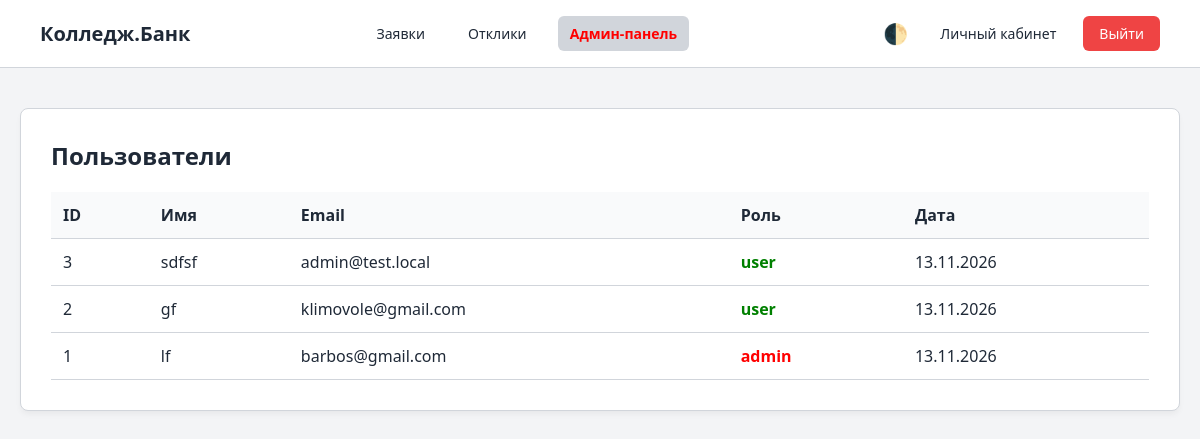
/admin.php (signed in), run on the app's committed database.
### tables this page shows
CREATE TABLE users (
    id INTEGER PRIMARY KEY AUTOINCREMENT,
    name TEXT NOT NULL,
    email TEXT UNIQUE NOT NULL,
    password_hash TEXT NOT NULL,
    role TEXT DEFAULT 'user',
    bio TEXT DEFAULT 'Информация обо мне пока не заполнена.',
    skills TEXT DEFAULT 'Навыки не указаны',
    created_at DATETIME DEFAULT CURRENT_TIMESTAMP
);

### public/admin.php (the view, shortened to what this page needs)
<?php
require '../db.php';
$users = $db->query("SELECT id, name, email, role, created_at FROM users ORDER BY id DESC")->fetchAll(PDO::FETCH_ASSOC);
?>
<!DOCTYPE html>
<html lang="ru">
<head>
    <link rel="stylesheet" href="style.css">
</head>
<body>
    <div class="top-bar">
        <div><strong>Колледж.Банк</strong></div>
        <div>
            <a href="index.php" class="nav-link">Заявки</a>
            <a href="requests.php" class="nav-link">Отклики</a>
            <a href="admin.php" class="nav-link active" style="color: red;">Админ-панель</a>
        </div>
        <div style="display: flex; align-items: center;">
            <button class="theme-toggle" onclick="toggleTheme()" title="Сменить тему">🌓</button>
            <a href="profile.php" class="nav-link" style="margin-right: 15px;">Личный кабинет</a>
            <a href="logout.php" class="logout-btn">Выйти</a>
        </div>
    </div>
    <div class="dashboard-container">
        <div class="content-box" style="text-align: left;">
            <h2>Пользователи</h2>
            <table>
                <tr>
                    <th>ID</th>
                    <th>Имя</th>
                    <th>Email</th>
                    <th>Роль</th>
                    <th>Дата</th>
                </tr>
                <?php foreach ($users as $u): ?>
                    <tr>
                        <td><?= $u['id'] ?></td>
                        <td><?= htmlspecialchars($u['name']) ?></td>
                        <td><?= htmlspecialchars($u['email']) ?></td>
                        <td style="font-weight: bold; color: <?= $u['role'] == 'admin' ? 'red' : 'green' ?>;">
                            <?= $u['role'] ?>
                        </td>
                        <td><?= date('d.m.Y', strtotime($u['created_at'])) ?></td>
                    </tr>
                <?php endforeach; ?>
            </table>
        </div>
    </div>
</body>
</html>

### public/style.css (style rules this page uses)
:root { --bg: #f3f4f6; --card: #ffffff; --accent: #4b5563; --accent-hover: #374151; --text: #1f2937; --text-muted: #6b7280; --border: #d1d5db; --input-bg: #f9fafb; }
* { box-sizing: border-box; margin: 0; padding: 0; font-family: 'Segoe UI', system-ui, sans-serif; }
body { background-color: var(--bg); color: var(--text); display: flex; flex-direction: column; min-height: 100vh; width: 100%; transition: background-color 0.3s, color 0.3s; }
.top-bar { display: flex; justify-content: space-between; align-items: center; background-color: var(--card); padding: 15px 40px; border-bottom: 1px solid var(--border); width: 100%; transition: background-color 0.3s, border-color 0.3s; }
.top-bar strong { font-size: 20px; color: var(--text); }
.dashboard-container { width: 100%; max-width: 1200px; margin: 0 auto; padding: 40px 20px; flex-grow: 1; }
h1, h2 { margin-bottom: 20px; font-weight: 600; color: var(--text); }
button { width: 100%; padding: 12px; background-color: var(--accent); color: white; border: none; border-radius: 6px; font-size: 15px; font-weight: 500; cursor: pointer; transition: background-color 0.2s; }
a { color: var(--accent); text-decoration: none; font-size: 14px; display: inline-block; margin-top: 15px; }
.content-box { background-color: var(--card); padding: 30px; border-radius: 8px; border: 1px solid var(--border); box-shadow: 0 4px 6px -1px rgba(0, 0, 0, 0.05); transition: background-color 0.3s, border-color 0.3s; }
.logout-btn { padding: 8px 16px; background-color: #ef4444; color: white !important; border-radius: 6px; text-decoration: none !important; font-size: 14px; margin: 0; transition: background 0.2s; }
.nav-link { color: var(--text); text-decoration: none; margin-right: 15px; padding: 8px 12px; border-radius: 6px; transition: 0.2s; margin-top: 0; }
.nav-link.active { font-weight: bold; background-color: var(--border); }
table { width: 100%; border-collapse: collapse; margin-top: 20px; }
th, td { padding: 12px; text-align: left; border-bottom: 1px solid var(--border); color: var(--text); }
th { background-color: var(--input-bg); font-weight: 600; }
.theme-toggle { background: none; border: none; cursor: pointer; font-size: 20px; margin-right: 15px; width: auto; padding: 5px; color: var(--text); }

### data on the page
users: id "3", name "sdfsf", email "admin@test.local", role "user", created_at "13.11.2026"
users: id "2", name "gf", email "klimovole@gmail.com", role "user", created_at "13.11.2026"
users: id "1", name "lf", email "barbos@gmail.com", role "admin", created_at "13.11.2026"
